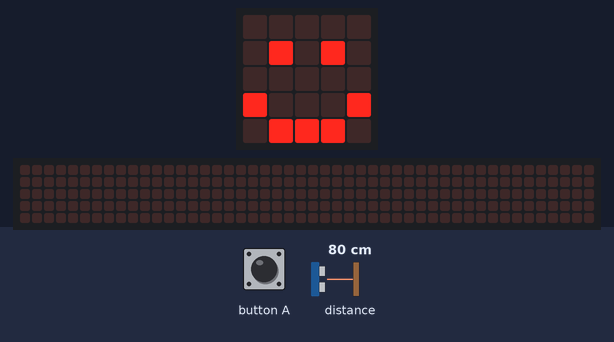
Recording of a program running on a simulated BBC micro:bit (MakeCode). Parts: the board's 5×5 LED display, a strip that is not on the board, showing the scrolling text unrolled. The inputs (shaded band) are chosen by the test bench; at power-on: distance to the obstacle 80 cm. The 48×5 strip is a reading aid, not a part: it shows the text the display is scrolling, unrolled, one strip-width of it at a time.

Above: at 2.8 s.
2.9 s: button A pressed for 0.15 s
At 3.28 s:
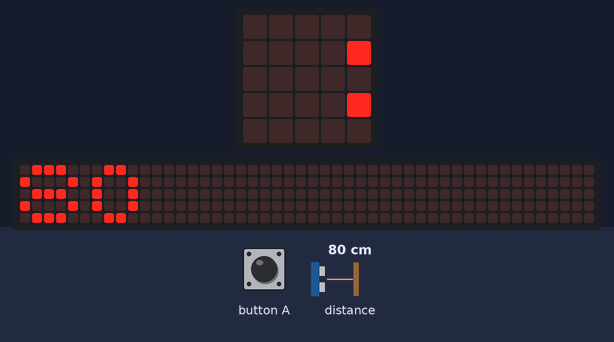
At 5.53 s:
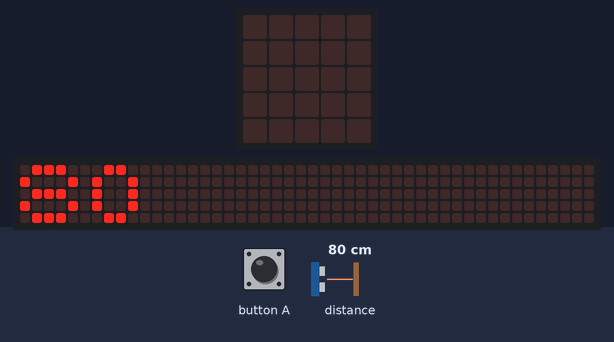
Timing chart, 0 to 7.0 s (numbered marks = the images above; inputs shaded):
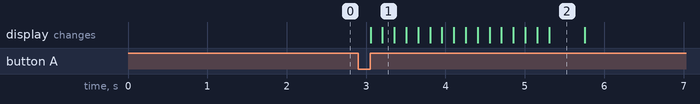

Measured:
- after the input at 2.9 s, the display: first changes after 0.16 s (image 1 shows a later state)
- what the display in image 2 shows lasts 0.5 s, from 5.3 s to 5.8 s

The program:

main.ts
```typescript
// (licence header left out)
// variables
let distanceToObject: number = 0

// setup
basic.clearScreen()
basic.showIcon(IconNames.Happy)
basic.pause(1000)

// find distance between
input.onButtonPressed(Button.A, function () {
  basic.clearScreen()
  distanceToObject = sonar.ping(
    DigitalPin.P1,
    DigitalPin.P2,
    PingUnit.Centimeters
  )
  // show distance
  basic.showNumber(distanceToObject)
  basic.showIcon(IconNames.Happy)
})
```
